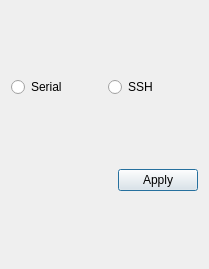
<?xml version="1.0" encoding="UTF-8"?>
<ui version="4.0">
 <class>SettingsDialog</class>
 <widget class="QDialog" name="SettingsDialog">
  <property name="geometry">
   <rect>
    <x>0</x>
    <y>0</y>
    <width>209</width>
    <height>269</height>
   </rect>
  </property>
  <property name="windowTitle">
   <string> Сonnection settings</string>
  </property>
  <layout class="QVBoxLayout" name="verticalLayout">
   <item>
    <layout class="QHBoxLayout" name="HL_RB">
     <item>
      <widget class="QRadioButton" name="Serial_RB">
       <property name="text">
        <string>Serial</string>
       </property>
       <property name="checkable">
        <bool>true</bool>
       </property>
       <property name="checked">
        <bool>false</bool>
       </property>
      </widget>
     </item>
     <item>
      <widget class="QRadioButton" name="SSH_RB">
       <property name="text">
        <string>SSH</string>
       </property>
      </widget>
     </item>
    </layout>
   </item>
   <item>
    <layout class="QHBoxLayout" name="HL_Parameters"/>
   </item>
   <item>
    <layout class="QHBoxLayout" name="HL_Apply">
     <item>
      <spacer name="horizontalSpacer">
       <property name="orientation">
        <enum>Qt::Horizontal</enum>
       </property>
       <property name="sizeHint" stdset="0">
        <size>
         <width>40</width>
         <height>20</height>
        </size>
       </property>
      </spacer>
     </item>
     <item>
      <widget class="QPushButton" name="applyButton">
       <property name="text">
        <string>Apply</string>
       </property>
      </widget>
     </item>
    </layout>
   </item>
  </layout>
 </widget>
 <resources/>
 <connections/>
</ui>
